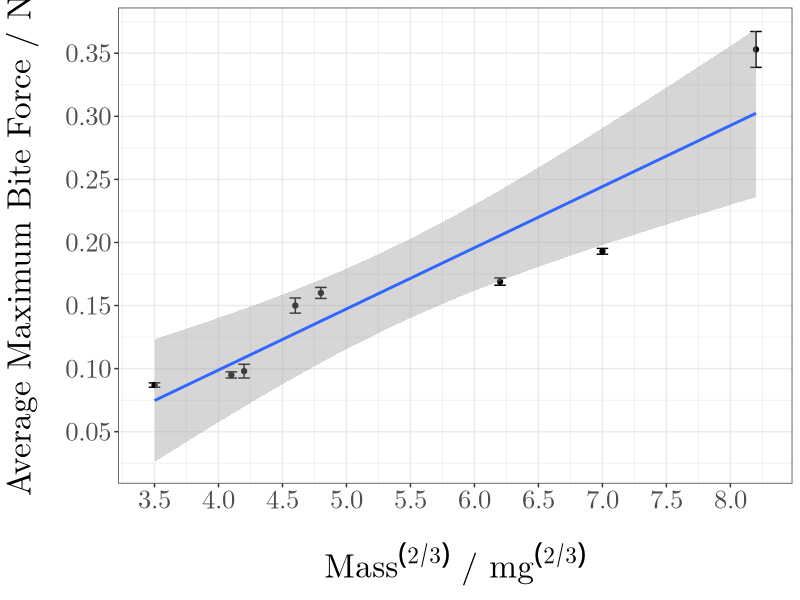

This figure's R source:
library(ggplot2)

avg.force <- c(0.169, 0.193, 0.353, 0.095, 0.087, 0.150, 0.098, 0.160)
se <- c(0.00289848832461, 0.002302172886644, 0.014203520690308,
        0.002441, 0.001732050807569, 0.006,
        0.005439056290694, 0.004358898943541)
mass <- c(15.4, 18.4, 23.3, 8.3, 6.5, 9.7, 8.6, 10.5)
mass.tf <- c(6.2, 7.0, 8.2, 4.1, 3.5, 4.6, 4.2, 4.8)#mass^(2/3)
data = data.frame(cbind(avg.force, mass.tf))
p <- ggplot(data, aes(mass.tf, avg.force)) + geom_point() +
  geom_errorbar(ymin = avg.force - se, ymax = avg.force + se) +
  scale_y_continuous(breaks = seq(0, 0.40, 0.05)) +
  scale_x_continuous(breaks = seq(3.0, 8.5, 0.5)) + 
  geom_smooth(method='lm') +
  labs(x = bquote(''*Mass^(2/3)*' / '*mg^(2/3)*''),
       y = 'Average Maximum Bite Force / N') + theme_bw() +
  theme(text=element_text(size=24,  family="Latin Modern Roman"),
        axis.title.x = element_text(margin = margin(t = 20)),
        axis.title.y = element_text(margin = margin(r = 20)))
png(filename='biteplot.png', width = 960, height = 480)
plot(p)
dev.off()




